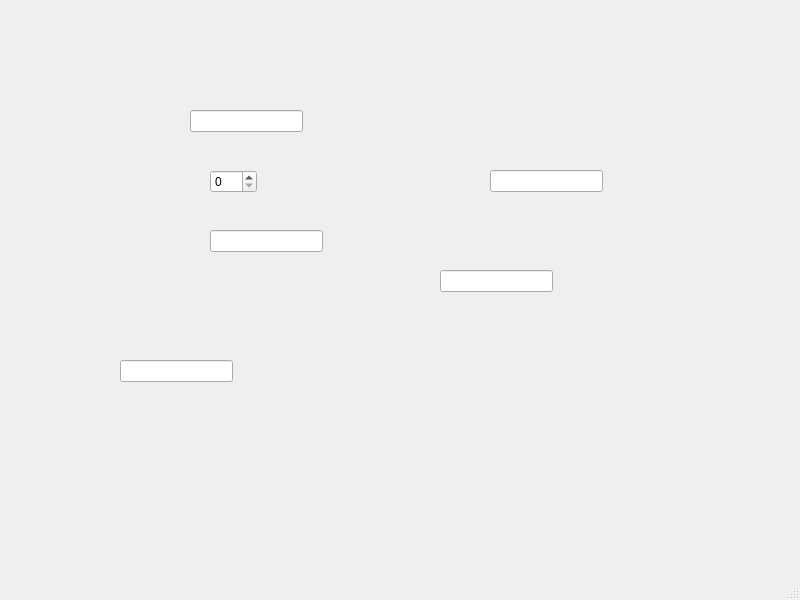
<?xml version="1.0" encoding="UTF-8"?>
<ui version="4.0">
 <class>MainWindow</class>
 <widget class="QMainWindow" name="MainWindow">
  <property name="geometry">
   <rect>
    <x>0</x>
    <y>0</y>
    <width>800</width>
    <height>600</height>
   </rect>
  </property>
  <property name="windowTitle">
   <string>MainWindow</string>
  </property>
  <widget class="QWidget" name="centralwidget">
   <widget class="QLineEdit" name="lineEdit">
    <property name="geometry">
     <rect>
      <x>190</x>
      <y>110</y>
      <width>113</width>
      <height>22</height>
     </rect>
    </property>
   </widget>
   <widget class="QSpinBox" name="spinBox">
    <property name="geometry">
     <rect>
      <x>210</x>
      <y>170</y>
      <width>47</width>
      <height>23</height>
     </rect>
    </property>
   </widget>
   <widget class="QLineEdit" name="lineEdit_2">
    <property name="geometry">
     <rect>
      <x>210</x>
      <y>230</y>
      <width>113</width>
      <height>22</height>
     </rect>
    </property>
   </widget>
   <widget class="QLineEdit" name="lineEdit_3">
    <property name="geometry">
     <rect>
      <x>490</x>
      <y>170</y>
      <width>113</width>
      <height>22</height>
     </rect>
    </property>
   </widget>
   <widget class="QLineEdit" name="lineEdit_4">
    <property name="geometry">
     <rect>
      <x>440</x>
      <y>270</y>
      <width>113</width>
      <height>22</height>
     </rect>
    </property>
   </widget>
   <widget class="QLineEdit" name="lineEdit_5">
    <property name="geometry">
     <rect>
      <x>120</x>
      <y>360</y>
      <width>113</width>
      <height>22</height>
     </rect>
    </property>
   </widget>
  </widget>
  <widget class="QMenuBar" name="menubar">
   <property name="geometry">
    <rect>
     <x>0</x>
     <y>0</y>
     <width>800</width>
     <height>19</height>
    </rect>
   </property>
  </widget>
  <widget class="QStatusBar" name="statusbar"/>
 </widget>
 <tabstops>
  <tabstop>lineEdit_5</tabstop>
  <tabstop>lineEdit_4</tabstop>
  <tabstop>lineEdit_3</tabstop>
  <tabstop>lineEdit_2</tabstop>
  <tabstop>lineEdit</tabstop>
  <tabstop>spinBox</tabstop>
 </tabstops>
 <resources/>
 <connections/>
</ui>
